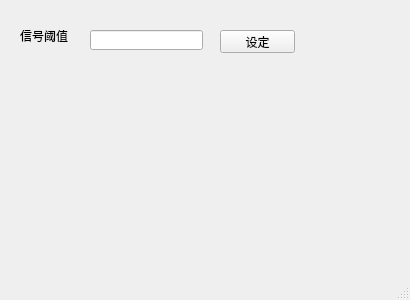
<?xml version="1.0" encoding="UTF-8"?>
<ui version="4.0">
 <class>Qualitative_Param_Window</class>
 <widget class="QMainWindow" name="Qualitative_Param_Window">
  <property name="geometry">
   <rect>
    <x>0</x>
    <y>0</y>
    <width>410</width>
    <height>300</height>
   </rect>
  </property>
  <property name="windowTitle">
   <string>定性参数</string>
  </property>
  <widget class="QWidget" name="centralwidget">
   <widget class="QLabel" name="label">
    <property name="geometry">
     <rect>
      <x>20</x>
      <y>30</y>
      <width>54</width>
      <height>12</height>
     </rect>
    </property>
    <property name="text">
     <string>信号阈值</string>
    </property>
   </widget>
   <widget class="QLineEdit" name="line_signal_value">
    <property name="geometry">
     <rect>
      <x>90</x>
      <y>30</y>
      <width>113</width>
      <height>20</height>
     </rect>
    </property>
   </widget>
   <widget class="QPushButton" name="btn_signal_set">
    <property name="geometry">
     <rect>
      <x>220</x>
      <y>30</y>
      <width>75</width>
      <height>23</height>
     </rect>
    </property>
    <property name="text">
     <string>设定</string>
    </property>
   </widget>
  </widget>
  <widget class="QMenuBar" name="menubar">
   <property name="geometry">
    <rect>
     <x>0</x>
     <y>0</y>
     <width>410</width>
     <height>23</height>
    </rect>
   </property>
  </widget>
  <widget class="QStatusBar" name="statusbar"/>
 </widget>
 <resources/>
 <connections/>
</ui>
